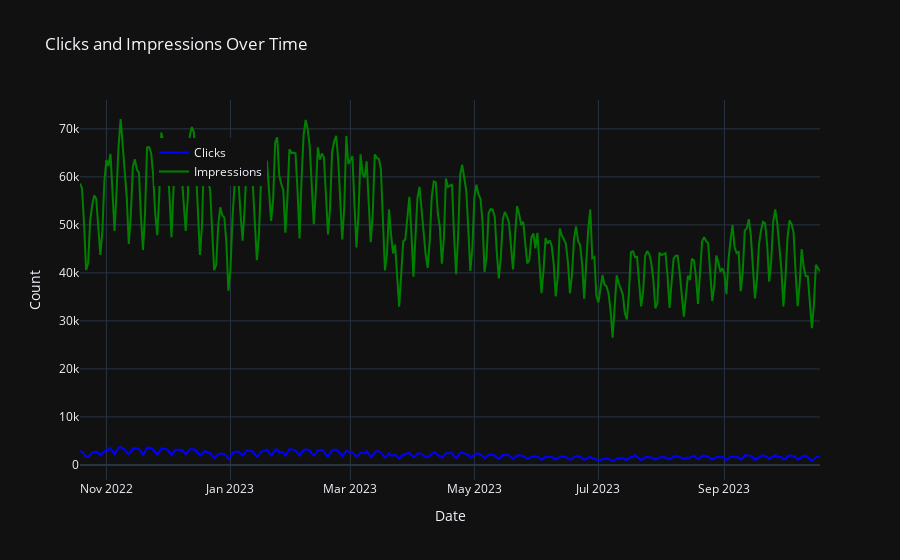

The notebook cell saved with this chart:
### Code cell
fig = go.Figure()

fig.add_trace(go.Scatter(
    x=data.index, 
    y=data['Clicks'], 
    mode='lines', 
    name='Clicks',
    line=dict(color='blue')
))

fig.add_trace(go.Scatter(
    x=data.index, 
    y=data['Impressions'], 
    mode='lines', 
    name='Impressions',
    line=dict(color='green')
))

fig.update_layout(
    title='Clicks and Impressions Over Time',
    xaxis_title='Date',
    yaxis_title='Count',
    legend=dict(x=0.1, y=0.9),
    template='plotly_dark'
)
fig.show()

### Figure 1 — Plotly figure (JSON) as saved in the notebook; plotly's stock layout.template omitted (floating-point values rounded to 4 significant figures; data arrays with more than 128 entries replaced by an {"elided": "..."} marker saying what was removed)
{"data": [{"line": {"color": "blue"}, "mode": "lines", "name": "Clicks", "type": "scatter", "x": {"elided": "365 str values"}, "y": {"elided": "365 int values"}}, {"line": {"color": "green"}, "mode": "lines", "name": "Impressions", "type": "scatter", "x": {"elided": "365 str values"}, "y": {"elided": "365 int values"}}], "layout": {"legend": {"x": 0.1, "y": 0.9}, "title": {"text": "Clicks and Impressions Over Time"}, "xaxis": {"title": {"text": "Date"}}, "yaxis": {"title": {"text": "Count"}}}}
